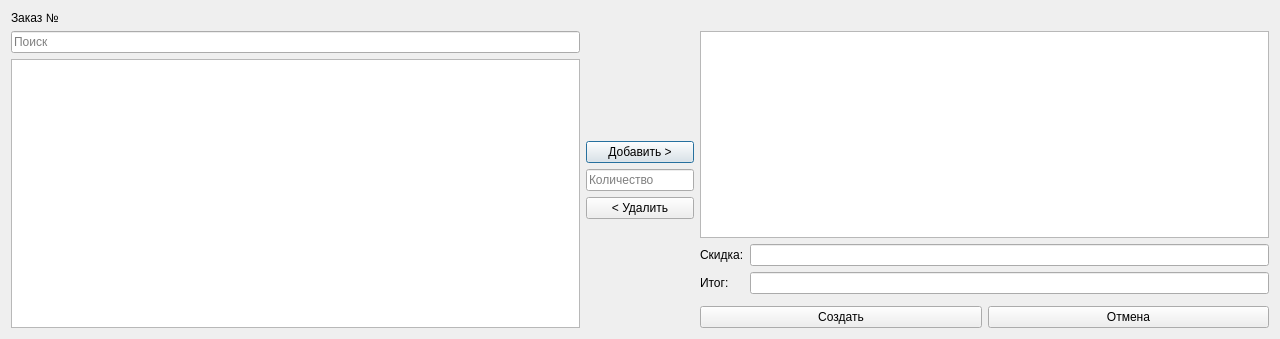
<?xml version="1.0" encoding="UTF-8"?>
<ui version="4.0">
 <class>DialogCreateOrder</class>
 <widget class="QDialog" name="DialogCreateOrder">
  <property name="geometry">
   <rect>
    <x>0</x>
    <y>0</y>
    <width>1280</width>
    <height>339</height>
   </rect>
  </property>
  <property name="sizePolicy">
   <sizepolicy hsizetype="MinimumExpanding" vsizetype="MinimumExpanding">
    <horstretch>0</horstretch>
    <verstretch>0</verstretch>
   </sizepolicy>
  </property>
  <property name="minimumSize">
   <size>
    <width>1280</width>
    <height>339</height>
   </size>
  </property>
  <property name="windowTitle">
   <string>Dialog</string>
  </property>
  <layout class="QVBoxLayout" name="verticalLayout">
   <item>
    <widget class="QLabel" name="label">
     <property name="text">
      <string>Заказ №</string>
     </property>
    </widget>
   </item>
   <item>
    <layout class="QHBoxLayout" name="horizontalLayout">
     <property name="bottomMargin">
      <number>0</number>
     </property>
     <item>
      <layout class="QVBoxLayout" name="verticalLayout_2">
       <property name="rightMargin">
        <number>0</number>
       </property>
       <item>
        <widget class="QLineEdit" name="lineEdit_search">
         <property name="placeholderText">
          <string>Поиск</string>
         </property>
        </widget>
       </item>
       <item>
        <widget class="QTableView" name="tableView_goods">
         <property name="sizeAdjustPolicy">
          <enum>QAbstractScrollArea::AdjustToContents</enum>
         </property>
         <property name="editTriggers">
          <set>QAbstractItemView::NoEditTriggers</set>
         </property>
         <property name="selectionBehavior">
          <enum>QAbstractItemView::SelectRows</enum>
         </property>
         <attribute name="horizontalHeaderStretchLastSection">
          <bool>true</bool>
         </attribute>
         <attribute name="verticalHeaderStretchLastSection">
          <bool>false</bool>
         </attribute>
        </widget>
       </item>
      </layout>
     </item>
     <item>
      <layout class="QVBoxLayout" name="verticalLayout_3">
       <property name="sizeConstraint">
        <enum>QLayout::SetDefaultConstraint</enum>
       </property>
       <property name="rightMargin">
        <number>0</number>
       </property>
       <item>
        <spacer name="verticalSpacer">
         <property name="orientation">
          <enum>Qt::Vertical</enum>
         </property>
         <property name="sizeHint" stdset="0">
          <size>
           <width>20</width>
           <height>40</height>
          </size>
         </property>
        </spacer>
       </item>
       <item>
        <widget class="QPushButton" name="pushButton_add">
         <property name="sizePolicy">
          <sizepolicy hsizetype="Fixed" vsizetype="Fixed">
           <horstretch>0</horstretch>
           <verstretch>0</verstretch>
          </sizepolicy>
         </property>
         <property name="maximumSize">
          <size>
           <width>108</width>
           <height>24</height>
          </size>
         </property>
         <property name="text">
          <string>Добавить &gt;</string>
         </property>
        </widget>
       </item>
       <item>
        <widget class="QLineEdit" name="lineEdit_amount">
         <property name="sizePolicy">
          <sizepolicy hsizetype="Fixed" vsizetype="Fixed">
           <horstretch>0</horstretch>
           <verstretch>0</verstretch>
          </sizepolicy>
         </property>
         <property name="maximumSize">
          <size>
           <width>108</width>
           <height>24</height>
          </size>
         </property>
         <property name="placeholderText">
          <string>Количество</string>
         </property>
        </widget>
       </item>
       <item>
        <widget class="QPushButton" name="pushButton_remove">
         <property name="sizePolicy">
          <sizepolicy hsizetype="Fixed" vsizetype="Fixed">
           <horstretch>0</horstretch>
           <verstretch>0</verstretch>
          </sizepolicy>
         </property>
         <property name="maximumSize">
          <size>
           <width>108</width>
           <height>24</height>
          </size>
         </property>
         <property name="text">
          <string>&lt; Удалить</string>
         </property>
        </widget>
       </item>
       <item>
        <spacer name="verticalSpacer_2">
         <property name="orientation">
          <enum>Qt::Vertical</enum>
         </property>
         <property name="sizeHint" stdset="0">
          <size>
           <width>20</width>
           <height>40</height>
          </size>
         </property>
        </spacer>
       </item>
      </layout>
     </item>
     <item>
      <layout class="QVBoxLayout" name="verticalLayout_4">
       <property name="rightMargin">
        <number>0</number>
       </property>
       <item>
        <widget class="QTableView" name="tableView_shopcart">
         <property name="sizePolicy">
          <sizepolicy hsizetype="MinimumExpanding" vsizetype="MinimumExpanding">
           <horstretch>0</horstretch>
           <verstretch>0</verstretch>
          </sizepolicy>
         </property>
         <property name="minimumSize">
          <size>
           <width>500</width>
           <height>0</height>
          </size>
         </property>
         <property name="maximumSize">
          <size>
           <width>16777215</width>
           <height>16777215</height>
          </size>
         </property>
         <property name="sizeAdjustPolicy">
          <enum>QAbstractScrollArea::AdjustToContents</enum>
         </property>
         <property name="editTriggers">
          <set>QAbstractItemView::NoEditTriggers</set>
         </property>
         <property name="selectionBehavior">
          <enum>QAbstractItemView::SelectRows</enum>
         </property>
         <attribute name="horizontalHeaderStretchLastSection">
          <bool>true</bool>
         </attribute>
         <attribute name="verticalHeaderStretchLastSection">
          <bool>false</bool>
         </attribute>
        </widget>
       </item>
       <item>
        <layout class="QFormLayout" name="formLayout">
         <property name="bottomMargin">
          <number>6</number>
         </property>
         <item row="0" column="0">
          <widget class="QLabel" name="label_2">
           <property name="sizePolicy">
            <sizepolicy hsizetype="MinimumExpanding" vsizetype="Preferred">
             <horstretch>0</horstretch>
             <verstretch>0</verstretch>
            </sizepolicy>
           </property>
           <property name="text">
            <string>Скидка:</string>
           </property>
          </widget>
         </item>
         <item row="0" column="1">
          <widget class="QLineEdit" name="lineEdit_discount">
           <property name="sizePolicy">
            <sizepolicy hsizetype="MinimumExpanding" vsizetype="Fixed">
             <horstretch>0</horstretch>
             <verstretch>0</verstretch>
            </sizepolicy>
           </property>
           <property name="readOnly">
            <bool>true</bool>
           </property>
          </widget>
         </item>
         <item row="1" column="0">
          <widget class="QLabel" name="label_3">
           <property name="sizePolicy">
            <sizepolicy hsizetype="MinimumExpanding" vsizetype="Preferred">
             <horstretch>0</horstretch>
             <verstretch>0</verstretch>
            </sizepolicy>
           </property>
           <property name="text">
            <string>Итог:</string>
           </property>
          </widget>
         </item>
         <item row="1" column="1">
          <widget class="QLineEdit" name="lineEdit_total">
           <property name="sizePolicy">
            <sizepolicy hsizetype="MinimumExpanding" vsizetype="Fixed">
             <horstretch>0</horstretch>
             <verstretch>0</verstretch>
            </sizepolicy>
           </property>
           <property name="readOnly">
            <bool>true</bool>
           </property>
          </widget>
         </item>
        </layout>
       </item>
       <item>
        <layout class="QHBoxLayout" name="horizontalLayout_2">
         <property name="bottomMargin">
          <number>0</number>
         </property>
         <item>
          <widget class="QPushButton" name="pushButton_create">
           <property name="sizePolicy">
            <sizepolicy hsizetype="MinimumExpanding" vsizetype="Fixed">
             <horstretch>0</horstretch>
             <verstretch>0</verstretch>
            </sizepolicy>
           </property>
           <property name="text">
            <string>Создать</string>
           </property>
          </widget>
         </item>
         <item>
          <widget class="QPushButton" name="pushButton_cancel">
           <property name="sizePolicy">
            <sizepolicy hsizetype="MinimumExpanding" vsizetype="Fixed">
             <horstretch>0</horstretch>
             <verstretch>0</verstretch>
            </sizepolicy>
           </property>
           <property name="text">
            <string>Отмена</string>
           </property>
          </widget>
         </item>
        </layout>
       </item>
      </layout>
     </item>
    </layout>
   </item>
  </layout>
 </widget>
 <resources/>
 <connections>
  <connection>
   <sender>pushButton_cancel</sender>
   <signal>clicked()</signal>
   <receiver>DialogCreateOrder</receiver>
   <slot>reject()</slot>
   <hints>
    <hint type="sourcelabel">
     <x>673</x>
     <y>410</y>
    </hint>
    <hint type="destinationlabel">
     <x>379</x>
     <y>217</y>
    </hint>
   </hints>
  </connection>
 </connections>
</ui>
